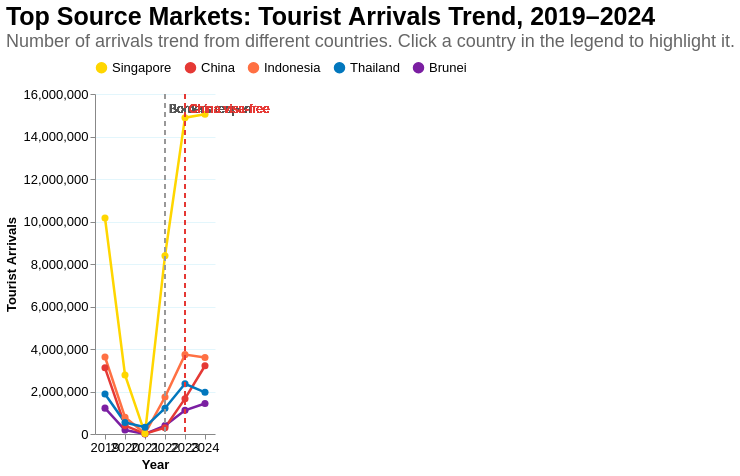

Express this chart as Vega-Lite.
### Vega-Lite specification from a JSON file in a GitHub repository (floating-point values rounded to 4 significant figures)
{"$schema": "https://vega.github.io/schema/vega-lite/v5.json", "title": {"text": "Top Source Markets: Tourist Arrivals Trend, 2019–2024", "subtitle": "Number of arrivals trend from different countries. Click a country in the legend to highlight it.", "fontSize": 25, "subtitleFontSize": 18, "subtitleColor": "#666", "anchor": "start", "offset": 10, "font": "Arial", "subtitleFont": "Arial"}, "width": "container", "height": 340, "data": {"values": [{"year": "2019", "country": "BRN", "country_name": "Brunei", "arrivals": 1216123}, {"year": "2020", "country": "BRN", "country_name": "Brunei", "arrivals": 187788}, {"year": "2021", "country": "BRN", "country_name": "Brunei", "arrivals": 4162}, {"year": "2022", "country": "BRN", "country_name": "Brunei", "arrivals": 398291}, {"year": "2023", "country": "BRN", "country_name": "Brunei", "arrivals": 1113225}, {"year": "2024", "country": "BRN", "country_name": "Brunei", "arrivals": 1435830}, {"year": "2019", "country": "CHN", "country_name": "China", "arrivals": 3114257}, {"year": "2020", "country": "CHN", "country_name": "China", "arrivals": 394813}, {"year": "2021", "country": "CHN", "country_name": "China", "arrivals": 15555}, {"year": "2022", "country": "CHN", "country_name": "China", "arrivals": 294311}, {"year": "2023", "country": "CHN", "country_name": "China", "arrivals": 1661719}, {"year": "2024", "country": "CHN", "country_name": "China", "arrivals": 3211029}, {"year": "2019", "country": "IDN", "country_name": "Indonesia", "arrivals": 3623277}, {"year": "2020", "country": "IDN", "country_name": "Indonesia", "arrivals": 792231}, {"year": "2021", "country": "IDN", "country_name": "Indonesia", "arrivals": 20048}, {"year": "2022", "country": "IDN", "country_name": "Indonesia", "arrivals": 1742038}, {"year": "2023", "country": "IDN", "country_name": "Indonesia", "arrivals": 3734821}, {"year": "2024", "country": "IDN", "country_name": "Indonesia", "arrivals": 3596939}, {"year": "2019", "country": "SGP", "country_name": "Singapore", "arrivals": 10163882}, {"year": "2020", "country": "SGP", "country_name": "Singapore", "arrivals": 2777821}, {"year": "2021", "country": "SGP", "country_name": "Singapore", "arrivals": 17692}, {"year": "2022", "country": "SGP", "country_name": "Singapore", "arrivals": 8389031}, {"year": "2023", "country": "SGP", "country_name": "Singapore", "arrivals": 14885712}, {"year": "2024", "country": "SGP", "country_name": "Singapore", "arrivals": 15049829}, {"year": "2019", "country": "THA", "country_name": "Thailand", "arrivals": 1884306}, {"year": "2020", "country": "THA", "country_name": "Thailand", "arrivals": 537336}, {"year": "2021", "country": "THA", "country_name": "Thailand", "arrivals": 319365}, {"year": "2022", "country": "THA", "country_name": "Thailand", "arrivals": 1213634}, {"year": "2023", "country": "THA", "country_name": "Thailand", "arrivals": 2362222}, {"year": "2024", "country": "THA", "country_name": "Thailand", "arrivals": 1962819}]}, "layer": [{"params": [{"name": "country_select", "select": {"type": "point", "fields": ["country_name"]}, "bind": "legend"}], "mark": {"type": "line", "strokeWidth": 2.5, "point": {"filled": true, "size": 50}}, "encoding": {"x": {"field": "year", "type": "ordinal", "title": "Year", "axis": {"labelFontSize": 13, "labelFont": "Arial", "labelAngle": 0, "titleFontSize": 13, "titleFont": "Arial"}}, "y": {"field": "arrivals", "type": "quantitative", "title": "Tourist Arrivals", "axis": {"labelFontSize": 13, "labelFont": "Arial", "titleFontSize": 13, "titleFont": "Arial", "format": ",.0f", "grid": true, "gridColor": "#E3F6FC"}}, "color": {"field": "country_name", "type": "nominal", "scale": {"domain": ["Singapore", "China", "Indonesia", "Thailand", "Brunei"], "range": ["#FFD600", "#E53935", "#FF7043", "#0277BD", "#7B1FA2"]}, "legend": {"title": null, "orient": "top", "labelFontSize": 13, "labelFont": "Arial"}}, "opacity": {"condition": {"param": "country_select", "value": 1}, "value": 0.15}, "strokeWidth": {"condition": {"param": "country_select", "value": 3}, "value": 1}, "tooltip": [{"field": "country_name", "title": "Country"}, {"field": "year", "title": "Year"}, {"field": "arrivals", "title": "Arrivals", "format": ","}]}}, {"mark": {"type": "rule", "color": "#999", "strokeDash": [5, 4], "strokeWidth": 1.2}, "encoding": {"x": {"datum": "2022", "type": "ordinal"}}}, {"mark": {"type": "text", "align": "left", "dx": 4, "fontSize": 12, "font": "Arial", "color": "#555"}, "encoding": {"x": {"datum": "2022", "type": "ordinal"}, "y": {"value": 15}, "text": {"value": "Borders reopen"}}}, {"mark": {"type": "rule", "color": "#E53935", "strokeDash": [5, 4], "strokeWidth": 1.2}, "encoding": {"x": {"datum": "2023", "type": "ordinal"}}}, {"mark": {"type": "text", "align": "left", "dx": 4, "fontSize": 12, "font": "Arial", "color": "#E53935"}, "encoding": {"x": {"datum": "2023", "type": "ordinal"}, "y": {"value": 15}, "text": {"value": "China visa-free"}}}, {"transform": [{"filter": "datum.country == 'SGP' && datum.year == '2021'"}], "mark": {"type": "rect", "color": "white", "opacity": 0.9, "width": 190, "height": 18, "xOffset": 0, "yOffset": -30}, "encoding": {"x": {"field": "year", "type": "ordinal"}, "y": {"field": "arrivals", "type": "quantitative"}, "opacity": {"condition": {"param": "country_select", "empty": false, "value": 1}, "value": 0}}}, {"transform": [{"filter": "datum.country == 'SGP' && datum.year == '2021'"}], "mark": {"type": "text", "align": "center", "fontSize": 12, "font": "Arial", "color": "#FFD600", "fontWeight": "bold", "yOffset": -30}, "encoding": {"x": {"field": "year", "type": "ordinal"}, "y": {"field": "arrivals", "type": "quantitative"}, "text": {"value": "Near zero: land borders closed"}, "opacity": {"condition": {"param": "country_select", "empty": false, "value": 1}, "value": 0}}}, {"transform": [{"filter": "datum.country == 'CHN' && datum.year == '2023'"}], "mark": {"type": "rect", "color": "white", "opacity": 0.9, "width": 160, "height": 18, "xOffset": 0, "yOffset": -16}, "encoding": {"x": {"field": "year", "type": "ordinal"}, "y": {"field": "arrivals", "type": "quantitative"}, "opacity": {"condition": {"param": "country_select", "empty": false, "value": 1}, "value": 0}}}, {"transform": [{"filter": "datum.country == 'CHN' && datum.year == '2023'"}], "mark": {"type": "text", "align": "center", "fontSize": 12, "font": "Arial", "color": "#E53935", "fontWeight": "bold", "yOffset": -16}, "encoding": {"x": {"field": "year", "type": "ordinal"}, "y": {"field": "arrivals", "type": "quantitative"}, "text": {"value": "+465% — visa-free effect"}, "opacity": {"condition": {"param": "country_select", "empty": false, "value": 1}, "value": 0}}}], "config": {"view": {"stroke": null}, "background": "white"}}
